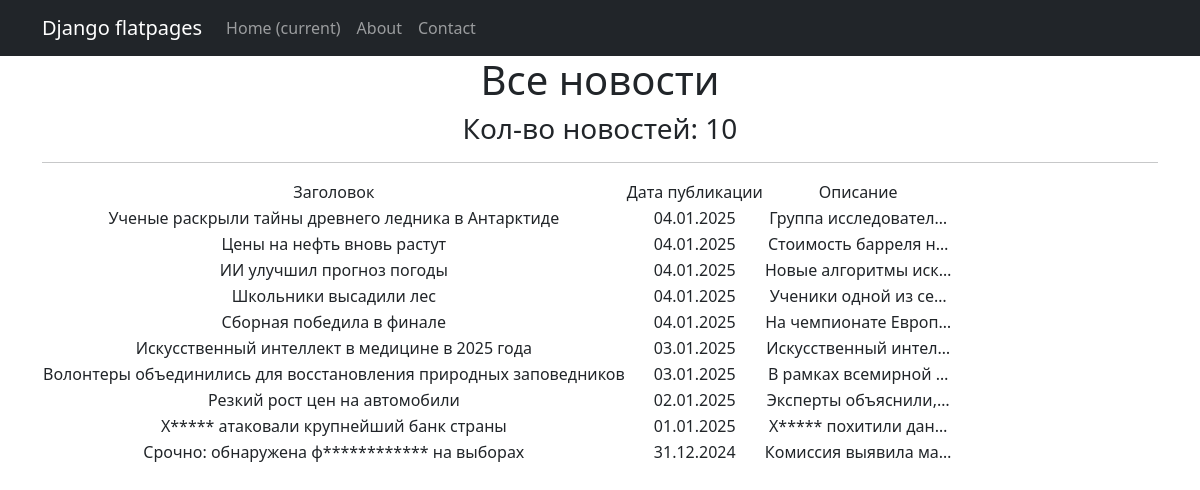
Page /news/ on the committed database.
### models_app/models.py (models this page shows, shortened)
class Post(models.Model):
    ARTICLE = 'AR'
    NEWS = 'NW'
    POST_TYPE_CHOICES = [
        (ARTICLE, 'Article'),
        (NEWS, 'News'),
    ]
    author = models.ForeignKey(Author, on_delete=models.CASCADE, related_name='posts')
    post_type = models.CharField(max_length=2, choices=POST_TYPE_CHOICES, default=ARTICLE)
    created_at = models.DateTimeField(auto_now_add=True)
    categories = models.ManyToManyField(Category, related_name='posts')
    title = models.CharField(max_length=255)
    content = models.TextField()
    rating = models.IntegerField(default=0)

### models_app/views.py (the view)
# urls.py: path('news/', NewsList.as_view(), name='news_list'),
class NewsList(ListView):
    model = Post
    queryset = Post.objects.filter(post_type='NW').order_by('-created_at')
    template_name = 'news_list.html'
    context_object_name = 'news_list'
    paginate_by = 10

### models_app/templatetags/custom_filters.py (called while the page is built)
@register.filter()
def censor(string):
    bad_words = ["убийство", "фальсификация", "хакеры"]
    if not isinstance(string, str):
        raise ValueError("Фильтр 'censor' можно применять только к строкам.")
    cleaned_string = ''.join(char for char in string if char.isalnum() or char.isspace()) #очистка строки от спец символов (!,$, и т.д.)
    words = cleaned_string.split()
    for word in words:
        if word.lower() in bad_words:
            censored_word = word[0] + "*" * (len(word) - 1)
            string = string.replace(word, censored_word)
    return string

### templates/news_list.html
{% extends 'flatpages/default.html' %}
{% load custom_filters %}
{% block content %}
<h1> Все новости </h1>
<h3> Кол-во новостей: {{ news_list|length }} </h3>
<hr>
{% if news_list %}
    <table>
           <tr>
               <td>Заголовок</td>
               <td>Дата публикации</td>
               <td>Описание</td>
           </tr>
           {% for news in news_list %}
           <tr>
               <td>{{ news.title|censor }}</td>
               <td>{{ news.created_at|date:'d.m.Y' }}</td>
               <td>{{ news.content|censor|truncatechars:20 }}</td>
           </tr>
           {% endfor %}
       </table>
{% else %}
    <h2> Новостей нет! </h2>
{% endif %}
{% endblock content %}

### rows in the picture
Post: title|censor "Ученые раскрыли тайны древнего ледника в Антарктиде", created_at "04.01.2025", content|censor "Группа исследовател…"
Post: title|censor "Цены на нефть вновь растут", created_at "04.01.2025", content|censor "Стоимость барреля н…"
Post: title|censor "ИИ улучшил прогноз погоды", created_at "04.01.2025", content|censor "Новые алгоритмы иск…"
Post: title|censor "Школьники высадили лес", created_at "04.01.2025", content|censor "Ученики одной из се…"
Post: title|censor "Сборная победила в финале", created_at "04.01.2025", content|censor "На чемпионате Европ…"
Post: title|censor "Искусственный интеллект в медицине в 2025 года", created_at "03.01.2025", content|censor "Искусственный интел…"
Post: title|censor "Волонтеры объединились для восстановления природных заповедников", created_at "03.01.2025", content|censor "В рамках всемирной …"
Post: title|censor "Резкий рост цен на автомобили", created_at "02.01.2025", content|censor "Эксперты объяснили,…"
Post: title|censor "Х***** атаковали крупнейший банк страны", created_at "01.01.2025", content|censor "Х***** похитили дан…"
Post: title|censor "Срочно: обнаружена ф************ на выборах", created_at "31.12.2024", content|censor "Комиссия выявила ма…"

### other values in the picture
{{ news_list|length }} "10"
